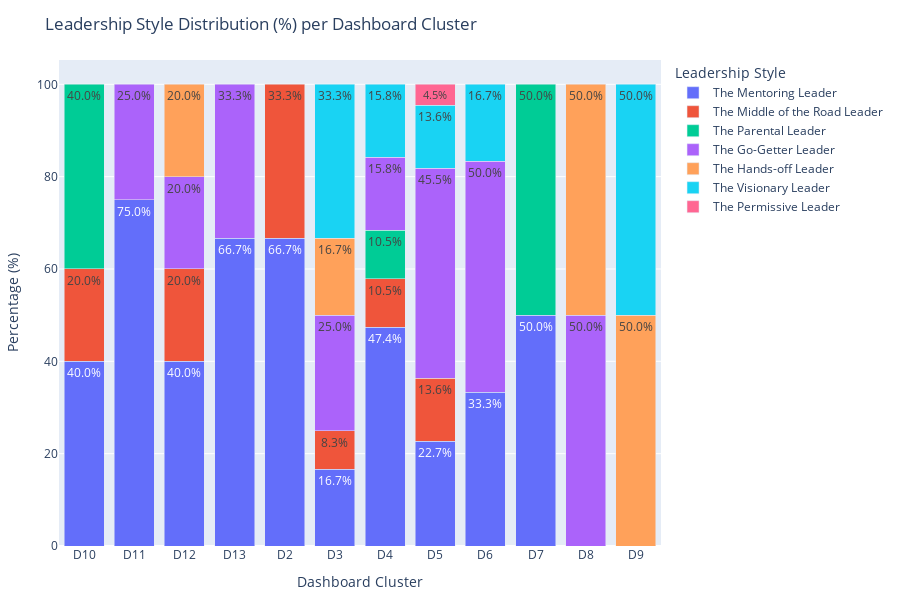

This figure's notebook cell:
### Code cell
import pandas as pd
import plotly.express as px

# Group by dashboard and typology, count occurrences
grouped = df.groupby(['Dashboard Number', 'Typology 1']).size().reset_index(name='Count')

# Calculate percentages
total_per_dashboard = grouped.groupby('Dashboard Number')['Count'].transform('sum')
grouped['Percentage'] = (grouped['Count'] / total_per_dashboard) * 100

# Plot with Plotly Express
fig = px.bar(
    grouped,
    x='Dashboard Number',
    y='Percentage',
    color='Typology 1',
    text=grouped['Percentage'].round(1).astype(str) + '%',
    title='Leadership Style Distribution (%) per Dashboard Cluster',
    labels={'# Dashboard': 'Dashboard', 'Percentage': 'Percentage (%)'},
)

fig.update_layout(
    barmode='stack',
    xaxis_title='Dashboard Cluster',
    yaxis_title='Percentage (%)',
    legend_title='Leadership Style',
    height=600,
    margin=dict(t=60, b=40, l=40, r=20),
)

fig.update_traces(textposition='inside')
fig.show()

### Figure 1 — Plotly figure (JSON) as saved in the notebook; plotly's stock layout.template omitted (floating-point values rounded to 4 significant figures)
{"data": [{"hovertemplate": "Typology 1=The Mentoring Leader<br>Dashboard Number=%{x}<br>Percentage (%)=%{y}<br>text=%{text}<extra></extra>", "legendgroup": "The Mentoring Leader", "marker": {"color": "#636efa", "pattern": {"shape": ""}}, "name": "The Mentoring Leader", "orientation": "v", "showlegend": true, "text": ["40.0%", "75.0%", "40.0%", "66.7%", "66.7%", "16.7%", "47.4%", "22.7%", "33.3%", "50.0%"], "textposition": "inside", "type": "bar", "x": ["D10", "D11", "D12", "D13", "D2", "D3", "D4", "D5", "D6", "D7"], "xaxis": "x", "y": [40.0, 75.0, 40.0, 66.67, 66.67, 16.67, 47.37, 22.73, 33.33, 50.0], "yaxis": "y"}, {"hovertemplate": "Typology 1=The Middle of the Road Leader<br>Dashboard Number=%{x}<br>Percentage (%)=%{y}<br>text=%{text}<extra></extra>", "legendgroup": "The Middle of the Road Leader", "marker": {"color": "#EF553B", "pattern": {"shape": ""}}, "name": "The Middle of the Road Leader", "orientation": "v", "showlegend": true, "text": ["20.0%", "20.0%", "33.3%", "8.3%", "10.5%", "13.6%"], "textposition": "inside", "type": "bar", "x": ["D10", "D12", "D2", "D3", "D4", "D5"], "xaxis": "x", "y": [20.0, 20.0, 33.33, 8.333, 10.53, 13.64], "yaxis": "y"}, {"hovertemplate": "Typology 1=The Parental Leader<br>Dashboard Number=%{x}<br>Percentage (%)=%{y}<br>text=%{text}<extra></extra>", "legendgroup": "The Parental Leader", "marker": {"color": "#00cc96", "pattern": {"shape": ""}}, "name": "The Parental Leader", "orientation": "v", "showlegend": true, "text": ["40.0%", "10.5%", "50.0%"], "textposition": "inside", "type": "bar", "x": ["D10", "D4", "D7"], "xaxis": "x", "y": [40.0, 10.53, 50.0], "yaxis": "y"}, {"hovertemplate": "Typology 1=The Go-Getter Leader<br>Dashboard Number=%{x}<br>Percentage (%)=%{y}<br>text=%{text}<extra></extra>", "legendgroup": "The Go-Getter Leader", "marker": {"color": "#ab63fa", "pattern": {"shape": ""}}, "name": "The Go-Getter Leader", "orientation": "v", "showlegend": true, "text": ["25.0%", "20.0%", "33.3%", "25.0%", "15.8%", "45.5%", "50.0%", "50.0%"], "textposition": "inside", "type": "bar", "x": ["D11", "D12", "D13", "D3", "D4", "D5", "D6", "D8"], "xaxis": "x", "y": [25.0, 20.0, 33.33, 25.0, 15.79, 45.45, 50.0, 50.0], "yaxis": "y"}, {"hovertemplate": "Typology 1=The Hands-off Leader<br>Dashboard Number=%{x}<br>Percentage (%)=%{y}<br>text=%{text}<extra></extra>", "legendgroup": "The Hands-off Leader", "marker": {"color": "#FFA15A", "pattern": {"shape": ""}}, "name": "The Hands-off Leader", "orientation": "v", "showlegend": true, "text": ["20.0%", "16.7%", "50.0%", "50.0%"], "textposition": "inside", "type": "bar", "x": ["D12", "D3", "D8", "D9"], "xaxis": "x", "y": [20.0, 16.67, 50.0, 50.0], "yaxis": "y"}, {"hovertemplate": "Typology 1=The Visionary Leader<br>Dashboard Number=%{x}<br>Percentage (%)=%{y}<br>text=%{text}<extra></extra>", "legendgroup": "The Visionary Leader", "marker": {"color": "#19d3f3", "pattern": {"shape": ""}}, "name": "The Visionary Leader", "orientation": "v", "showlegend": true, "text": ["33.3%", "15.8%", "13.6%", "16.7%", "50.0%"], "textposition": "inside", "type": "bar", "x": ["D3", "D4", "D5", "D6", "D9"], "xaxis": "x", "y": [33.33, 15.79, 13.64, 16.67, 50.0], "yaxis": "y"}, {"hovertemplate": "Typology 1=The Permissive Leader<br>Dashboard Number=%{x}<br>Percentage (%)=%{y}<br>text=%{text}<extra></extra>", "legendgroup": "The Permissive Leader", "marker": {"color": "#FF6692", "pattern": {"shape": ""}}, "name": "The Permissive Leader", "orientation": "v", "showlegend": true, "text": ["4.5%"], "textposition": "inside", "type": "bar", "x": ["D5"], "xaxis": "x", "y": [4.545], "yaxis": "y"}], "layout": {"barmode": "stack", "height": 600, "legend": {"title": {"text": "Leadership Style"}, "tracegroupgap": 0}, "margin": {"b": 40, "l": 40, "r": 20, "t": 60}, "title": {"text": "Leadership Style Distribution (%) per Dashboard Cluster"}, "xaxis": {"anchor": "y", "domain": [0, 1], "title": {"text": "Dashboard Cluster"}}, "yaxis": {"anchor": "x", "domain": [0, 1], "title": {"text": "Percentage (%)"}}}}
